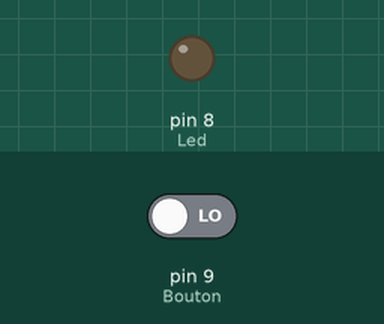
Bench run of a sketch on a simulated Arduino Uno, built with avr-gcc and run on an emulated ATmega328P. Shown: output pins drawn as LEDs (lit = HIGH). The test bench sets the inputs (shaded band); at power-on: pin 9 (Bouton) LOW.

Above: at 1.2 s.
1.3 s: pin 9 (Bouton) driven HIGH
At 1.6 s:
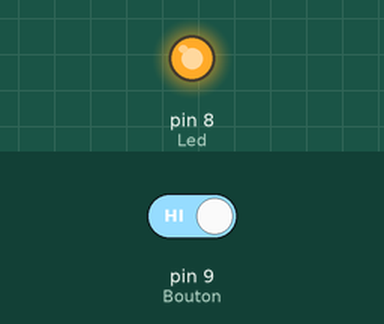
2.8 s: pin 9 (Bouton) driven LOW
At 4.0 s:
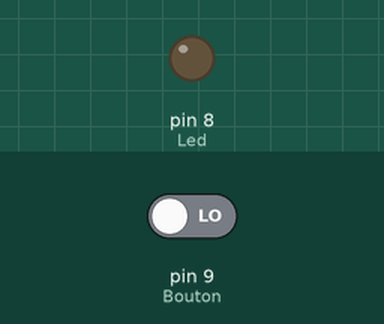
Timing chart, 0 to 5.8 s (numbered marks = the images above; inputs shaded):
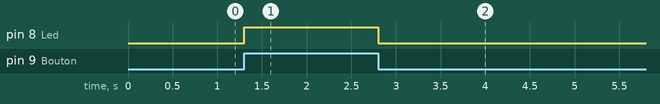

The sketch:

Fichen.ino
```cpp
/*   ----------------  Fiche n°2  ----------------------
      Une led pilotée par un interrupteur
*/


const int Led = 8;     // LED en broche 8
const int Bouton = 9;  // le bouton en borche 9
int BoutonEtat;  // variable pour enregistrer l'état du bouton

// the setup routine runs once when you press reset:
void setup() {
  // initialize the digital pin as an output.
  pinMode(Led, OUTPUT);   // Broche de la led en tant que sortie
  pinMode(Bouton, INPUT); // Broche du bouton poussoir en tant d'entrée
}

// the loop routine runs over and over again forever:
void loop() {
  BoutonEtat = digitalRead(Bouton);
  if (BoutonEtat == HIGH) {
  	digitalWrite(Led, HIGH);   // Allume la LED
  }
  else {
  	digitalWrite(Led, LOW);    // éteint la LED
  }
}
```

Measured:
- after the input at 1.3 s, pin 8 (Led): LOW → HIGH at once
- after the input at 2.8 s, pin 8 (Led): HIGH → LOW at once
